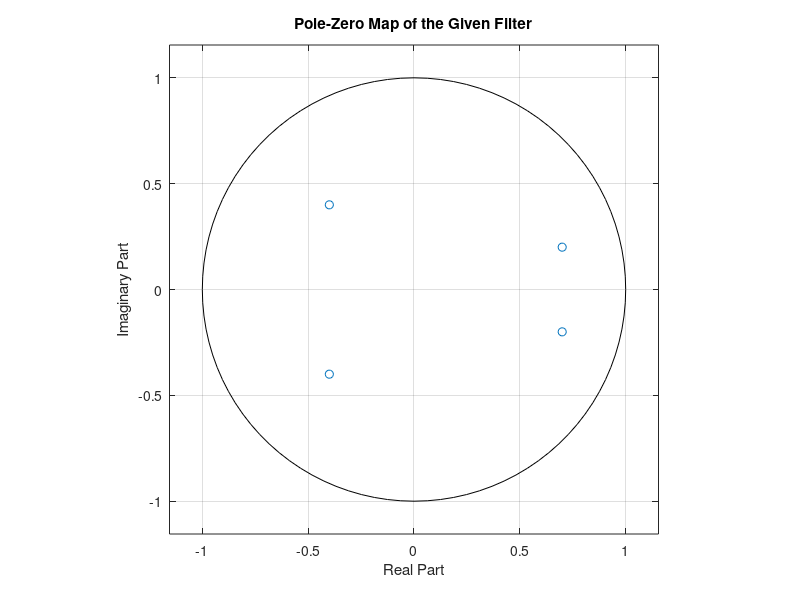
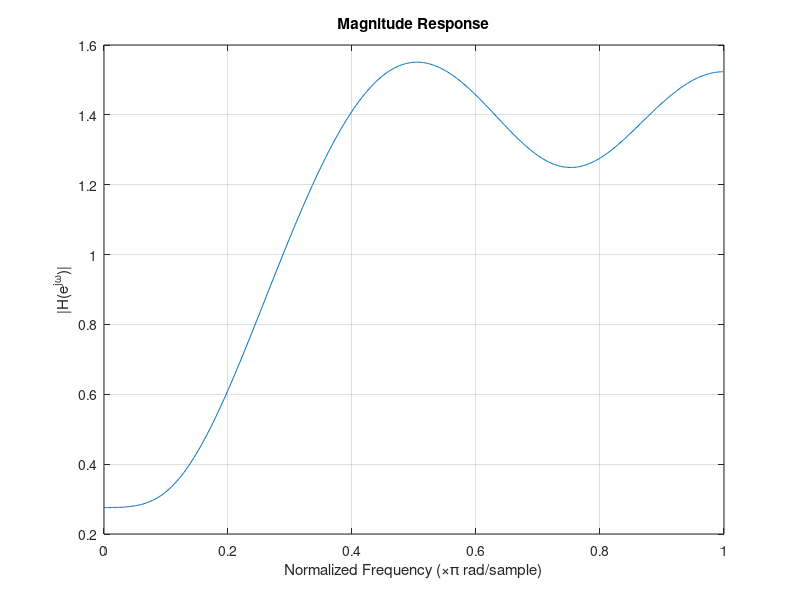
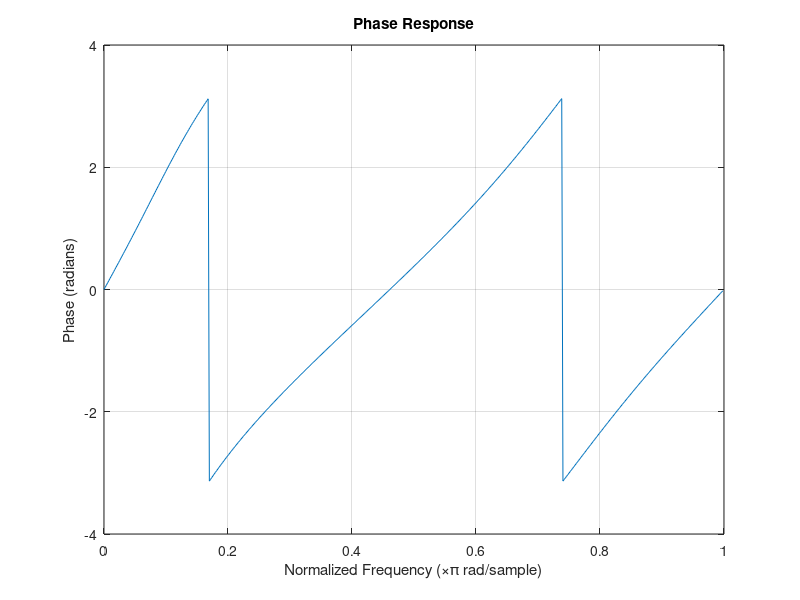

Write the MATLAB code that produced these figures, in order.
% WIMALASOORIYA G.H.N.P.D.
% 2022E039

% Define Zeros
z = [0.7+0.2j; 0.7-0.2j; -0.4+0.4j; -0.4-0.4j];

% Poles (none given, so empty)
p = [];

% Gain (you can choose 1 unless otherwise specified)
k = 1;

% Get transfer function coefficients
[b, a] = zp2tf(z, p, k);

% Display the numerator and denominator
disp('Numerator coefficients (b):');
disp(b);

disp('Denominator coefficients (a):');
disp(a);

% Pole-Zero Plot
figure;
zplane(b, a);
title('Pole-Zero Map of the Given Filter');
xlabel('Real Part');
ylabel('Imaginary Part');
grid on;

% Magnitude and Phase Response
[H, w] = freqz(b, a, 512);

% Magnitude Response
figure;
plot(w/pi, abs(H));
title('Magnitude Response');
xlabel('Normalized Frequency (\times\pi rad/sample)');
ylabel('|H(e^{j\omega})|');
grid on;

% Phase Response
figure;
plot(w/pi, angle(H));
title('Phase Response');
xlabel('Normalized Frequency (\times\pi rad/sample)');
ylabel('Phase (radians)');
grid on;

% Generate Maximum Phase filter
z_max = 1 ./ conj(z);

% Get new transfer function
[b_max, a_max] = zp2tf(z_max, [], k);

disp('Numerator coefficients (Maximum Phase Filter):');
disp(b_max);
